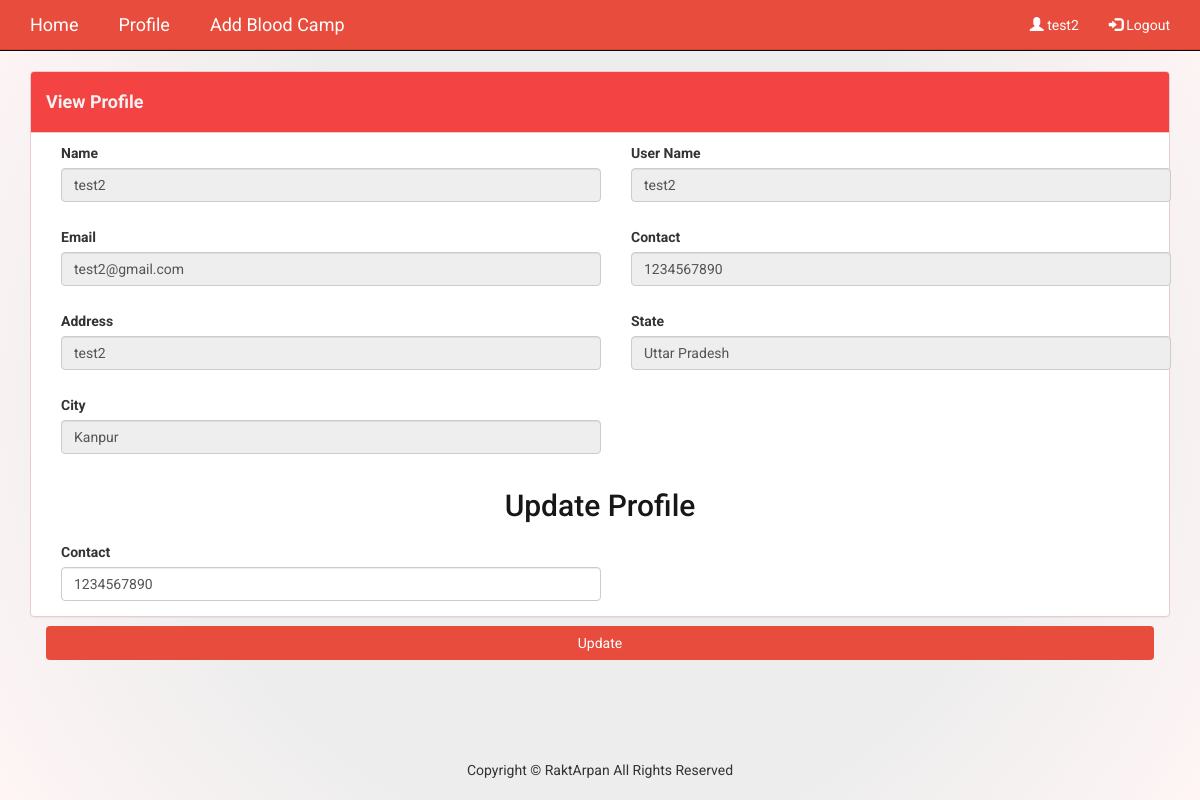
The app's page /user/blood_bank_dashboard/blood_bank_profile (signed in) with its own data.
### user/models.py (models this page shows, shortened)
class User(models.Model):
    user_id = models.AutoField(primary_key=True)
    blood_bank_name = models.CharField(max_length=120, blank=False)
    username = models.CharField(max_length=40, unique=True, blank=False)
    email = models.EmailField(max_length=100, unique=True, blank=False)
    password = models.CharField(max_length=100, blank=False)
    contact = models.CharField(max_length=10, default="N/A", blank=False)
    address = models.CharField(max_length=400, default="N/A", blank=False)
    roles = models.CharField(max_length=20, default="N/A", blank=False) #blood_bank : for role based restriction
    state = models.ForeignKey(State, on_delete=models.CASCADE,null=True,  default = None)
    city = models.ForeignKey(City, on_delete=models.CASCADE, null=True, default = None)

class State(models.Model):
    state_id = models.AutoField(primary_key=True)
    name = models.CharField(max_length=30, blank=False)

class City(models.Model):
    city_id = models.AutoField(primary_key=True)
    name = models.CharField(max_length=30, blank=False)
    state = models.ForeignKey(State, null=True,on_delete=models.CASCADE)

### user/views.py (the view)
# urls.py: path("blood_bank_dashboard/blood_bank_profile", views.blood_bank_profile, name="blood_bank_profile"),
def blood_bank_profile(request):
    user = IsLoggedIn(request)
    if user is None:
        return HttpResponseRedirect("/user")
    else:
        if user.roles == "blood_bank":
            data = {"blood_bank": None}
            for b in User.objects.all():
                if b == user:
                    data["blood_bank"] = b
                    break
            return render(request, "blood_bank_profile.html", data)
        else:
            messages.error(request, "Kindly login to view the page!")
            return HttpResponseRedirect("/user")

### user/utils.py (called while the page is built)
def IsLoggedIn(request):
    if request.session.has_key("username"):
        try:
            user = User.objects.get(username=request.session["username"])
            return user
        except:
            return None
    else:
        return None

### user/templates/blood_bank_profile.html (shortened to what this page needs)
<!DOCTYPE html>
<html>
<head>
    {% load static %}
    <link href="{% static 'css/bootstrap.min.css' %}" rel="stylesheet">
    <link href="{% static 'css/index.css' %}" rel="stylesheet">
</head>
<body>
    <div class="navbar navbar-inverse navbar-fixed-top">
        <div class="container navbar-1">
            <div class="navbar-header">
                <a class="navbar-brand" href="/user/blood_bank_dashboard" style="margin-right: 25px;">Home</a>
                <a class="navbar-brand" href="/user/blood_bank_dashboard/blood_bank_profile" style="margin-right: 25px;">Profile</a>
                <a class="navbar-brand" href="/user/blood_bank_dashboard/blood_camp" style="margin-right: 25px;">Add Blood Camp</a>
            </div>
            <div class="collapse navbar-collapse" id="myNavbar">
                <ul class="nav navbar-nav navbar-right">
                    <li><a href=""><span class = "glyphicon glyphicon-user"></span> {{ blood_bank.username }}</a></li>
                    <li><a href = "/user/logout"><span class = "glyphicon glyphicon-log-in"></span> Logout</a></li>
                </ul>
            </div>
        </div>
    </div>
    <div class="container container-fluid">
        <div class="row">
            <main class="col-md-9 ml-sm-auto col-lg-12 px-md-4 py-4">
                {% if messages %}
                {% for message in messages %}
                {% if message.tags %}
                {% if message.tags == "error" %}
                <div class="panel panel-danger">
                {% endif %}
                {% if message.tags == "success" %}
                <div class="panel panel-success">
                {% endif %}
                    <div class="panel-heading">
                        <strong><h5 class="{{ message.tags }}">{{ message }}</h5></strong>
                    </div>
                {% endif %}
                {% endfor %}
                {% else %}
                <div class="panel panel-danger">
                    <div class="panel-heading">
                        <h4><strong>View Profile</strong></h4>
                    </div>
                {% endif %}
                <div class="container container-fluid">
                    <div class="form-group col-md-6">
                        <label for="name">Name</label>
                        <input type="text" class="form-control" id="name" value="{{blood_bank.blood_bank_name}}" disabled>
                    </div>
                    <div class="form-group col-md-6">
                        <label for="username">User Name </label>
                        <input type="text" class="form-control" id="username" value="{{blood_bank.username}}" disabled>
                    </div>
                    <div class="form-group col-md-6">
                        <label for="email">Email</label>
                        <input type="text" class="form-control" id="email" value="{{blood_bank.email}}" disabled>
                    </div>
                    <div class="form-group col-md-6">
                        <label for="contact">Contact</label>
                        <input type="text" class="form-control" id="contact" value="{{blood_bank.contact}}" disabled>
                    </div>
                    <div class="form-group col-md-6">
                        <label for="address">Address</label>
                        <input type="text" class="form-control" id="address" value="{{blood_bank.address}}" disabled>
                    </div>
                    <div class="form-group col-md-6">
                        <label for="department">State</label>
                        <input type="text" class="form-control" id="department" value="{{blood_bank.state.name}}" disabled>
                    </div>
                    <div class="form-group col-md-6">
                        <label for="designation">City</label>
                        <input type="text" class="form-control" id="designation" value="{{blood_bank.city.name}}"
                            disabled>
                    </div>
                </div>
                <h1 class="h2 card-header-1">Update Profile</h1>
                <div class="container container-fluid">
                    <form action = "blood_bank_profile/update_blood_bank_profile" method = "POST">
                        <div class="form-group col-md-6">
                            <label for="contact">Contact</label>
                            <input type="text" class="form-control" id="contact" name = "contact" value="{{blood_bank.contact}}" pattern="[1-9]{1}[0-9]{9}" >
                        </div>
                    </div>
                        <div class="form-group col-md-12">
                            <button type="submit" class="btn btn-block">Update</button>
                        </div>
            <footer class="navbar-fixed-bottom">
                    <div class="container">
                        <center>
                            <p>
                                Copyright &copy; RaktArpan All Rights Reserved</p>
                        </center>
                    </div>
            </footer>
</body>
</html>

### user/static/css/index.css (style rules this page uses)
html, body { width: 100%; height: 100%; margin: 0; font-family: 'Roboto', sans-serif; }
a { text-decoration: none; background-color: transparent; color: #444040; }
footer { background-color: none; color: #333; padding: 10px 0; height: 50px; width: 100%; }
footer, .push { height: 50px; }

### user/templates/blood_bank_profile.html (style rules this page uses)
body { background: rgb(237,237,237); background: radial-gradient(circle, rgba(237,237,237,1) 59%, rgba(255,245,245,1) 100%); }
.form-group { margin-bottom: 15px; margin-top: 10px; }
.panel-danger>.panel-heading { color: #f6f2f2; background-color: #f34343; border-color: #ebccd1; }
.panel-danger { border-color: #ebccd1; }
.navbar { box-shadow: inset 0 -1px 0 rgba(0, 0, 0, .1); }
@media (min-width: 767.98px) { .navbar { top: 0; position: sticky; z-index: 999; } }
.navbar-inverse { background-color: #E74C3C; }
.navbar-inverse .navbar-nav>li>a { color: #fff; }
.navbar-inverse .navbar-brand { color: #fff; }
.card-header-1 { display:flex; align-items:center; justify-content:center; color: #181717; }
.btn { background-color: #E74C3C; color: #fff; }

### records on screen
User: username "test2", blood_bank_name "test2", email "test2@gmail.com", contact "1234567890", address "test2", state.name "Uttar Pradesh", city.name "Kanpur"
